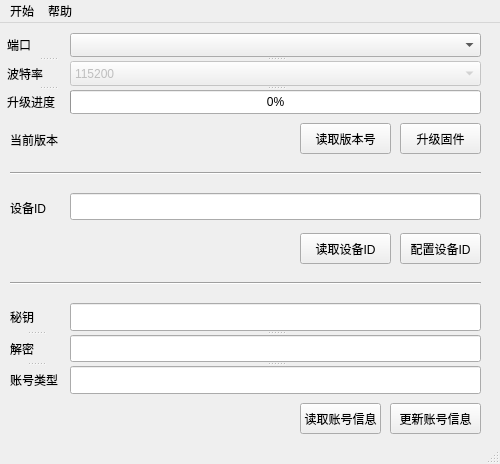
<?xml version="1.0" encoding="UTF-8"?>
<ui version="4.0">
 <class>MainWindow</class>
 <widget class="QMainWindow" name="MainWindow">
  <property name="geometry">
   <rect>
    <x>0</x>
    <y>0</y>
    <width>500</width>
    <height>464</height>
   </rect>
  </property>
  <property name="maximumSize">
   <size>
    <width>500</width>
    <height>464</height>
   </size>
  </property>
  <property name="windowTitle">
   <string>串口配置工具</string>
  </property>
  <property name="windowIcon">
   <iconset resource="res.qrc">
    <normaloff>:/image/res/MainWindowIcon.png</normaloff>:/image/res/MainWindowIcon.png</iconset>
  </property>
  <widget class="QWidget" name="centralwidget">
   <widget class="QPushButton" name="pushButton_readVersion">
    <property name="geometry">
     <rect>
      <x>300</x>
      <y>100</y>
      <width>91</width>
      <height>31</height>
     </rect>
    </property>
    <property name="text">
     <string>读取版本号</string>
    </property>
   </widget>
   <widget class="QPushButton" name="pushButton_uploadFirmware">
    <property name="geometry">
     <rect>
      <x>400</x>
      <y>100</y>
      <width>81</width>
      <height>31</height>
     </rect>
    </property>
    <property name="text">
     <string>升级固件</string>
    </property>
   </widget>
   <widget class="QPushButton" name="pushButton_readDeviceID">
    <property name="geometry">
     <rect>
      <x>300</x>
      <y>210</y>
      <width>91</width>
      <height>31</height>
     </rect>
    </property>
    <property name="text">
     <string>读取设备ID</string>
    </property>
   </widget>
   <widget class="QPushButton" name="pushButton_configDeviceID">
    <property name="geometry">
     <rect>
      <x>400</x>
      <y>210</y>
      <width>81</width>
      <height>31</height>
     </rect>
    </property>
    <property name="text">
     <string>配置设备ID</string>
    </property>
   </widget>
   <widget class="QPushButton" name="pushButton_readAcount">
    <property name="geometry">
     <rect>
      <x>300</x>
      <y>380</y>
      <width>81</width>
      <height>31</height>
     </rect>
    </property>
    <property name="text">
     <string>读取账号信息</string>
    </property>
   </widget>
   <widget class="QPushButton" name="pushButton_configAcount">
    <property name="geometry">
     <rect>
      <x>390</x>
      <y>380</y>
      <width>91</width>
      <height>31</height>
     </rect>
    </property>
    <property name="text">
     <string>更新账号信息</string>
    </property>
   </widget>
   <widget class="Line" name="line">
    <property name="geometry">
     <rect>
      <x>10</x>
      <y>140</y>
      <width>471</width>
      <height>20</height>
     </rect>
    </property>
    <property name="orientation">
     <enum>Qt::Horizontal</enum>
    </property>
   </widget>
   <widget class="Line" name="line_2">
    <property name="geometry">
     <rect>
      <x>10</x>
      <y>250</y>
      <width>471</width>
      <height>20</height>
     </rect>
    </property>
    <property name="orientation">
     <enum>Qt::Horizontal</enum>
    </property>
   </widget>
   <widget class="QSplitter" name="splitter">
    <property name="geometry">
     <rect>
      <x>70</x>
      <y>290</y>
      <width>133</width>
      <height>60</height>
     </rect>
    </property>
    <property name="orientation">
     <enum>Qt::Vertical</enum>
    </property>
   </widget>
   <widget class="QLineEdit" name="lineEdit_deviceID">
    <property name="enabled">
     <bool>true</bool>
    </property>
    <property name="geometry">
     <rect>
      <x>70</x>
      <y>170</y>
      <width>411</width>
      <height>27</height>
     </rect>
    </property>
   </widget>
   <widget class="QLabel" name="label_9">
    <property name="geometry">
     <rect>
      <x>10</x>
      <y>170</y>
      <width>49</width>
      <height>29</height>
     </rect>
    </property>
    <property name="text">
     <string>设备ID</string>
    </property>
   </widget>
   <widget class="QSplitter" name="splitter_4">
    <property name="geometry">
     <rect>
      <x>70</x>
      <y>280</y>
      <width>411</width>
      <height>91</height>
     </rect>
    </property>
    <property name="orientation">
     <enum>Qt::Vertical</enum>
    </property>
    <widget class="QLineEdit" name="lineEdit_acountKey">
     <property name="enabled">
      <bool>true</bool>
     </property>
    </widget>
    <widget class="QLineEdit" name="lineEdit_acountSecret"/>
    <widget class="QLineEdit" name="lineEdit_acountType"/>
   </widget>
   <widget class="QSplitter" name="splitter_5">
    <property name="geometry">
     <rect>
      <x>10</x>
      <y>280</y>
      <width>51</width>
      <height>91</height>
     </rect>
    </property>
    <property name="orientation">
     <enum>Qt::Vertical</enum>
    </property>
    <widget class="QLabel" name="label_6">
     <property name="text">
      <string>秘钥</string>
     </property>
    </widget>
    <widget class="QLabel" name="label_7">
     <property name="text">
      <string>解密</string>
     </property>
    </widget>
    <widget class="QLabel" name="label_8">
     <property name="text">
      <string>账号类型</string>
     </property>
    </widget>
   </widget>
   <widget class="QSplitter" name="splitter_3">
    <property name="geometry">
     <rect>
      <x>7</x>
      <y>10</y>
      <width>81</width>
      <height>81</height>
     </rect>
    </property>
    <property name="orientation">
     <enum>Qt::Vertical</enum>
    </property>
    <widget class="QLabel" name="label">
     <property name="text">
      <string>端口</string>
     </property>
    </widget>
    <widget class="QLabel" name="label_2">
     <property name="text">
      <string>波特率</string>
     </property>
    </widget>
    <widget class="QLabel" name="label_5">
     <property name="text">
      <string>升级进度</string>
     </property>
    </widget>
   </widget>
   <widget class="QSplitter" name="splitter_2">
    <property name="geometry">
     <rect>
      <x>70</x>
      <y>10</y>
      <width>411</width>
      <height>81</height>
     </rect>
    </property>
    <property name="orientation">
     <enum>Qt::Vertical</enum>
    </property>
    <widget class="QComboBox" name="comboBox_serialPort"/>
    <widget class="QComboBox" name="comboBox_serialBaud">
     <property name="enabled">
      <bool>false</bool>
     </property>
     <item>
      <property name="text">
       <string>115200</string>
      </property>
     </item>
    </widget>
    <widget class="QProgressBar" name="progressBar_upload">
     <property name="value">
      <number>0</number>
     </property>
    </widget>
   </widget>
   <widget class="QLabel" name="label_displayVersion">
    <property name="geometry">
     <rect>
      <x>70</x>
      <y>100</y>
      <width>41</width>
      <height>31</height>
     </rect>
    </property>
    <property name="text">
     <string/>
    </property>
   </widget>
   <widget class="QLabel" name="label_3">
    <property name="geometry">
     <rect>
      <x>10</x>
      <y>101</y>
      <width>51</width>
      <height>31</height>
     </rect>
    </property>
    <property name="text">
     <string>当前版本</string>
    </property>
   </widget>
   <zorder>splitter_4</zorder>
   <zorder>splitter_5</zorder>
   <zorder>splitter_3</zorder>
   <zorder>splitter_2</zorder>
   <zorder>label_displayVersion</zorder>
   <zorder>pushButton_readDeviceID</zorder>
   <zorder>pushButton_configDeviceID</zorder>
   <zorder>pushButton_readAcount</zorder>
   <zorder>pushButton_configAcount</zorder>
   <zorder>line</zorder>
   <zorder>line_2</zorder>
   <zorder>splitter</zorder>
   <zorder>pushButton_uploadFirmware</zorder>
   <zorder>pushButton_readVersion</zorder>
   <zorder>lineEdit_deviceID</zorder>
   <zorder>label_9</zorder>
   <zorder>label_3</zorder>
  </widget>
  <widget class="QMenuBar" name="menubar">
   <property name="geometry">
    <rect>
     <x>0</x>
     <y>0</y>
     <width>500</width>
     <height>23</height>
    </rect>
   </property>
   <widget class="QMenu" name="menu">
    <property name="title">
     <string>开始</string>
    </property>
    <addaction name="separator"/>
   </widget>
   <widget class="QMenu" name="menu_2">
    <property name="title">
     <string>帮助</string>
    </property>
   </widget>
   <addaction name="menu"/>
   <addaction name="menu_2"/>
  </widget>
  <widget class="QStatusBar" name="statusbar"/>
  <action name="actionDdd">
   <property name="text">
    <string>ddd,</string>
   </property>
  </action>
  <action name="actionDddd">
   <property name="text">
    <string>dddd.</string>
   </property>
  </action>
 </widget>
 <resources>
  <include location="res.qrc"/>
 </resources>
 <connections/>
</ui>
